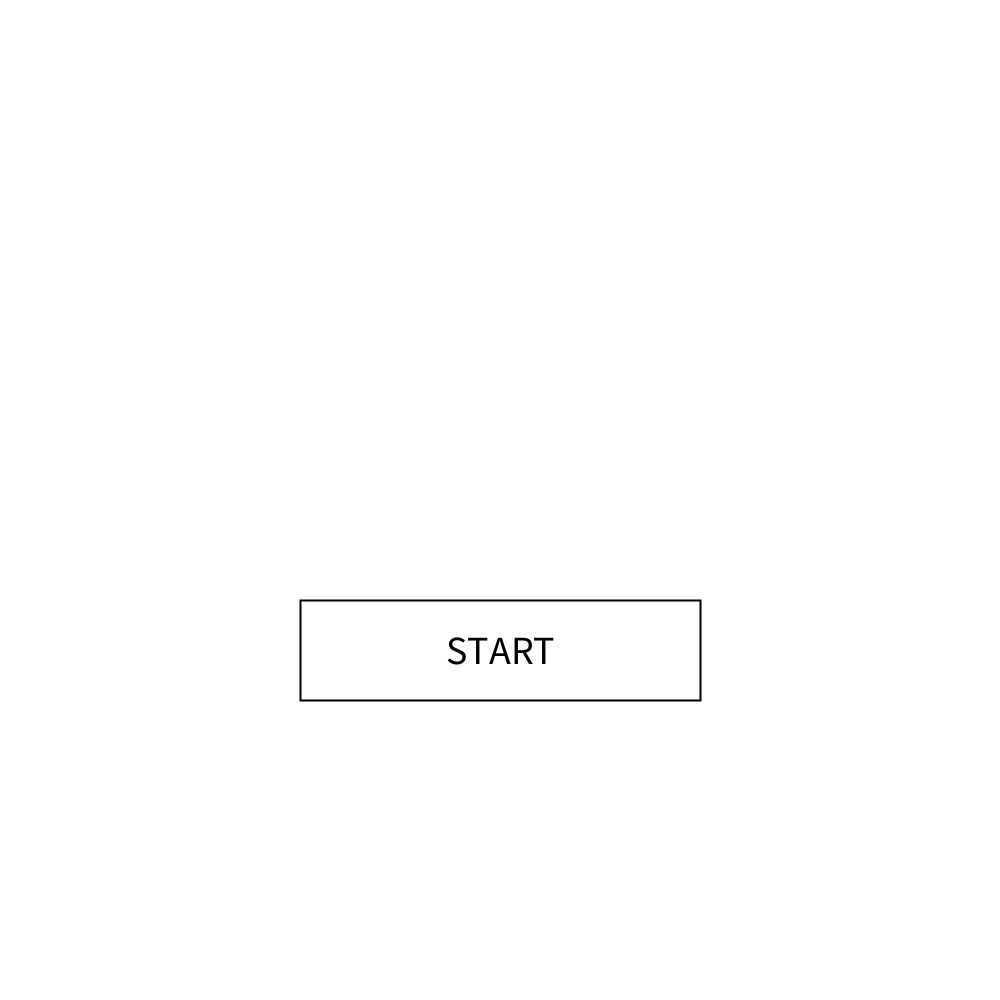
Frame 1 (no input)
Frame 60 (the mouse pressed at the canvas centre just before this capture): identical to frame 1, image omitted
Frame 120 (the mouse held since frame 60 and released just before this capture): identical to frame 1, image omitted

The Processing sketch that drew this single still picture (run headless with seeded random() and noise(); from frame 60 on, the mouse is pressed at the canvas centre):

// Processing sketch: clickergame
// ── clickergame.pde
int mode;
final int intro = 1;
final int game = 2;
final int pause = 3;
final int gameover = 4;
final int options = 5;

//TARGET VARIABLES
float x, y, d;
float vx, vy;
int score, lives, highScore;
color targetColor;
float sliderX, targetSize;

void setup() {
  size(1000, 1000);
  mode = intro;
  textAlign(CENTER, CENTER);
  
  //target initialization
  x = width/2;
  y = height/2;
  d = 150;
  score = 0;
  lives = 3;
  highScore = 0;
  vx = random(-10, 10);
  vy = random(-10, 10);
  targetColor = color(255);
  sliderX = 500;
  targetSize = 150;
}


void draw() {
  if (mode == intro) {
    intro();   
  } else if (mode == game) {
    game();
  } else if (mode == pause) {
    pause();
  } else if (mode == gameover) {
    gameover();
  } else if (mode == options) {
    options();
  } else {
    println("Error: Mode = " + mode);
  }
}

// ── game.pde
void game() {
  background(0);
  fill(targetColor);
  d = targetSize;
  circle(x, y, d);

//pause button
  fill(255);
  stroke(0);
  circle(100, 100, 100);
  textSize(40);
  text("Score: " + score, width/2, 50);
  text("Lives: " + lives, width/2, 100);
  //moving
  x = x + vx;
  y = y + vy;


  //bouncing
  if (x < d/2 || x > width-d/2) {
    vx = vx * -1;
  }

  if (y < d/2 || y > height-d/2) {
    vy = vy * -1;
  }
}
void gameClicks() {
  
    if(dist(mouseX, mouseY, 100, 100) < 50) {
    mode = pause; 
    return; }
    
  if (dist(mouseX, mouseY, x, y) < 75) {
    score = score + 1;
    vx = vx * 1.07;
    vy = vy * 1.07;
  } else {
    lives = lives -1;
  }
  if (lives == 0) {
      if (score > highScore) {
    highScore = score;
  }
    mode = gameover; 
  }
  
  
}

// ── gameover.pde
void gameover() {
  background(#B2222C);
  textSize(100);
  text("GAME OVER", width/2, 400);
  text("High Score", width/2, 600);
}


void gameoverClicks() {
  mode = intro;
  reset();
}

// ── intro.pde
void intro() {
  background(255);
  
    if (mouseX > 300 && mouseX < 700 && mouseY > 600 && mouseY < 700) {
    stroke(200); }
    else {
      stroke(0); }
      
  strokeWeight(2);
  rect(300, 600, 400, 100);
  
  textSize(40);
  fill(0);
  text("START", 500, 650);
  noFill();
      
}


void introClicks() {
  if (mouseX > 300 && mouseX < 700 && mouseY > 600 && mouseY < 700) {
  mode = game; }
  
    
}

// ── mouse.pde
void mouseReleased() {
  if (mode == intro) {
    introClicks();   
  }  else if (mode == game) {
    gameClicks();
  }  else if (mode == pause) {
    pauseClicks();
  }  else if (mode == gameover) {
    gameoverClicks();
  }  else if (mode == options) {
    optionsClicks(); }
}

void mouseDragged() {
  if (mode == options) {

    if (mouseY > 620 && mouseY < 680) {
      sliderX = constrain(mouseX, 250, 750);
    }

  }
}

// ── options.pde
void options() {
  background(100);

  fill(255);
  textSize(75);
  text("OPTIONS", width/2, 150);

  //color options
  fill(255, 0, 0);
  rect(200, 300, 150, 150);

  fill(0, 255, 0);
  rect(425, 300, 150, 150);

  fill(0, 0, 255);
  rect(650, 300, 150, 150);

  //size slider
  stroke(255);
  line(250, 650, 750, 650);

  fill(255);
  circle(sliderX, 650, 30);

  targetSize = map(sliderX, 250, 750, 50, 250);


  fill(targetColor);
  circle(200, 800, targetSize);
  
  //backbutton
  fill(#8921C1);
  rect(650, 800, 150, 100);
  textSize(30);
  fill(255);
  text("BACK", 725, 850); 
}



void optionsClicks() {
  

  // red
  if (mouseX > 200 && mouseX < 350 &&
      mouseY > 300 && mouseY < 450) {

    targetColor = color(255, 0, 0);
  }

  // green
  if (mouseX > 425 && mouseX < 575 &&
      mouseY > 300 && mouseY < 450) {

    targetColor = color(0, 255, 0);
  }

  // blue
  if (mouseX > 650 && mouseX < 800 &&
      mouseY > 300 && mouseY < 450) {

    targetColor = color(0, 0, 255);
  }

  
  if (mouseX > 650 && mouseX < 800 && mouseY > 800 && mouseY < 900) {
    mode = intro; }
  
}

// ── pause.pde
void pause() {
   text("PAUSED", width/2, height/2, 67);
}

void pauseClicks() {
if(dist(mouseX, mouseY, 100, 100) < 50) {
    mode = game; }
}

// ── utilities.pde

void reset() {
  x = width/2;
  y = height/2;
  d = 100;
  vx = random(-10, 10);
  vy = random(-10, 10);
  
  score = 0;
  lives = 3;
 }
